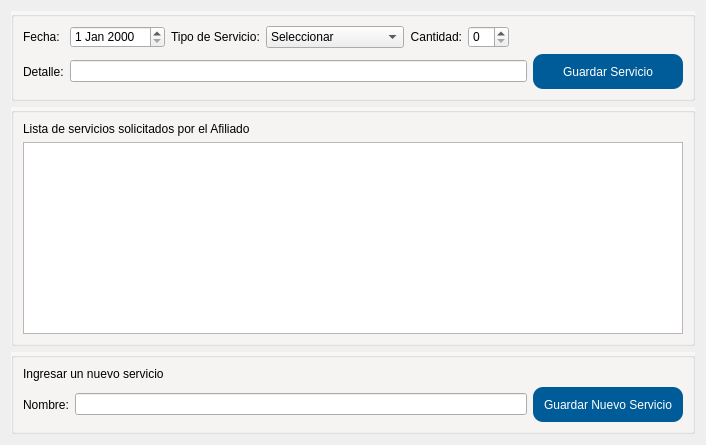
     <widget class="QWidget" name="tab_3">
      <attribute name="icon">
       <iconset>
        <normaloff>../iconos/folder_find.ico</normaloff>../iconos/folder_find.ico</iconset>
      </attribute>
      <attribute name="title">
       <string>Servicios solicitados</string>
      </attribute>
      <layout class="QGridLayout" name="gridLayout_5">
       <item row="4" column="0" colspan="2">
        <widget class="QGroupBox" name="groupBox_9">
         <property name="sizePolicy">
          <sizepolicy hsizetype="Preferred" vsizetype="Fixed">
           <horstretch>0</horstretch>
           <verstretch>0</verstretch>
          </sizepolicy>
         </property>
         <property name="styleSheet">
          <string notr="true">#groupBox_9{
background-color: #F8F7F6
}</string>
         </property>
         <property name="title">
          <string/>
         </property>
         <layout class="QGridLayout" name="gridLayout_14">
          <property name="bottomMargin">
           <number>9</number>
          </property>
          <item row="1" column="3">
           <widget class="QPushButton" name="btn_guardar_servicio">
            <property name="sizePolicy">
             <sizepolicy hsizetype="Preferred" vsizetype="Preferred">
              <horstretch>0</horstretch>
              <verstretch>0</verstretch>
             </sizepolicy>
            </property>
            <property name="minimumSize">
             <size>
              <width>150</width>
              <height>35</height>
             </size>
            </property>
            <property name="layoutDirection">
             <enum>Qt::LeftToRight</enum>
            </property>
            <property name="styleSheet">
             <string notr="true">#btn_guardar_servicio{
background-color:#005c99;
color: #FFFFFF;
border-radius: 10px;
}

#btn_guardar_servicio:hover{
background-color:#004d80;
color: #FFFFFF;
}</string>
            </property>
            <property name="text">
             <string>Guardar Nuevo Servicio</string>
            </property>
            <property name="icon">
             <iconset>
              <normaloff>../iconos/apply.ico</normaloff>../iconos/apply.ico</iconset>
            </property>
            <property name="iconSize">
             <size>
              <width>25</width>
              <height>25</height>
             </size>
            </property>
            <property name="autoDefault">
             <bool>true</bool>
            </property>
            <property name="default">
             <bool>false</bool>
            </property>
            <property name="flat">
             <bool>false</bool>
            </property>
           </widget>
          </item>
          <item row="1" column="2">
           <widget class="QLineEdit" name="serv_nombre">
            <property name="sizePolicy">
             <sizepolicy hsizetype="Expanding" vsizetype="Fixed">
              <horstretch>0</horstretch>
              <verstretch>0</verstretch>
             </sizepolicy>
            </property>
           </widget>
          </item>
          <item row="1" column="1">
           <widget class="QLabel" name="label_47">
            <property name="sizePolicy">
             <sizepolicy hsizetype="Fixed" vsizetype="Expanding">
              <horstretch>0</horstretch>
              <verstretch>0</verstretch>
             </sizepolicy>
            </property>
            <property name="styleSheet">
             <string notr="true"/>
            </property>
            <property name="frameShape">
             <enum>QFrame::NoFrame</enum>
            </property>
            <property name="frameShadow">
             <enum>QFrame::Plain</enum>
            </property>
            <property name="text">
             <string>Nombre:</string>
            </property>
           </widget>
          </item>
          <item row="0" column="1" colspan="2">
           <widget class="QLabel" name="label_77">
            <property name="text">
             <string>Ingresar un nuevo servicio</string>
            </property>
           </widget>
          </item>
         </layout>
        </widget>
       </item>
       <item row="2" column="0" colspan="2">
        <widget class="QGroupBox" name="groupBox_6">
         <property name="sizePolicy">
          <sizepolicy hsizetype="Preferred" vsizetype="Expanding">
           <horstretch>0</horstretch>
           <verstretch>0</verstretch>
          </sizepolicy>
         </property>
         <property name="styleSheet">
          <string notr="true">#groupBox_6{
background-color: #F8F7F6
}</string>
         </property>
         <property name="title">
          <string/>
         </property>
         <layout class="QGridLayout" name="gridLayout_10">
          <item row="0" column="0">
           <widget class="QLabel" name="label_38">
            <property name="text">
             <string>Lista de servicios solicitados por el Afiliado</string>
            </property>
           </widget>
          </item>
          <item row="1" column="0">
           <widget class="QTableView" name="tbl_servicios">
            <attribute name="horizontalHeaderVisible">
             <bool>false</bool>
            </attribute>
            <attribute name="horizontalHeaderStretchLastSection">
             <bool>true</bool>
            </attribute>
           </widget>
          </item>
         </layout>
        </widget>
       </item>
       <item row="0" column="0" colspan="2">
        <widget class="QGroupBox" name="groupBox_8">
         <property name="sizePolicy">
          <sizepolicy hsizetype="Preferred" vsizetype="Fixed">
           <horstretch>0</horstretch>
           <verstretch>0</verstretch>
          </sizepolicy>
         </property>
         <property name="styleSheet">
          <string notr="true">#groupBox_8{
background-color: #F8F7F6
}</string>
         </property>
         <property name="title">
          <string/>
         </property>
         <layout class="QGridLayout" name="gridLayout_7">
          <property name="bottomMargin">
           <number>9</number>
          </property>
          <item row="2" column="0">
           <widget class="QLabel" name="label_40">
            <property name="sizePolicy">
             <sizepolicy hsizetype="Fixed" vsizetype="Expanding">
              <horstretch>0</horstretch>
              <verstretch>0</verstretch>
             </sizepolicy>
            </property>
            <property name="styleSheet">
             <string notr="true">#label_34{
background-color:#5DADE2  ;
color: #FFFFFF ; 
}</string>
            </property>
            <property name="frameShape">
             <enum>QFrame::NoFrame</enum>
            </property>
            <property name="frameShadow">
             <enum>QFrame::Plain</enum>
            </property>
            <property name="text">
             <string>Detalle:</string>
            </property>
            <property name="alignment">
             <set>Qt::AlignLeading|Qt::AlignLeft|Qt::AlignVCenter</set>
            </property>
           </widget>
          </item>
          <item row="0" column="2">
           <widget class="QLabel" name="label_39">
            <property name="sizePolicy">
             <sizepolicy hsizetype="Fixed" vsizetype="Expanding">
              <horstretch>0</horstretch>
              <verstretch>0</verstretch>
             </sizepolicy>
            </property>
            <property name="styleSheet">
             <string notr="true"/>
            </property>
            <property name="frameShape">
             <enum>QFrame::NoFrame</enum>
            </property>
            <property name="frameShadow">
             <enum>QFrame::Plain</enum>
            </property>
            <property name="text">
             <string>Tipo de Servicio:</string>
            </property>
            <property name="alignment">
             <set>Qt::AlignLeading|Qt::AlignLeft|Qt::AlignVCenter</set>
            </property>
           </widget>
          </item>
          <item row="0" column="1">
           <widget class="QDateEdit" name="serv_fecha">
            <property name="sizePolicy">
             <sizepolicy hsizetype="Fixed" vsizetype="Fixed">
              <horstretch>0</horstretch>
              <verstretch>0</verstretch>
             </sizepolicy>
            </property>
           </widget>
          </item>
          <item row="0" column="0">
           <widget class="QLabel" name="label_43">
            <property name="sizePolicy">
             <sizepolicy hsizetype="Fixed" vsizetype="Fixed">
              <horstretch>0</horstretch>
              <verstretch>0</verstretch>
             </sizepolicy>
            </property>
            <property name="styleSheet">
             <string notr="true"/>
            </property>
            <property name="frameShape">
             <enum>QFrame::NoFrame</enum>
            </property>
            <property name="frameShadow">
             <enum>QFrame::Plain</enum>
            </property>
            <property name="text">
             <string>Fecha:</string>
            </property>
            <property name="alignment">
             <set>Qt::AlignLeading|Qt::AlignLeft|Qt::AlignVCenter</set>
            </property>
           </widget>
          </item>
          <item row="0" column="3">
           <widget class="QComboBox" name="serv_tipo">
            <property name="sizePolicy">
             <sizepolicy hsizetype="Expanding" vsizetype="Fixed">
              <horstretch>0</horstretch>
              <verstretch>0</verstretch>
             </sizepolicy>
            </property>
            <item>
             <property name="text">
              <string>Seleccionar</string>
             </property>
            </item>
            <item>
             <property name="text">
              <string>Ajuares</string>
             </property>
            </item>
            <item>
             <property name="text">
              <string>Caja Navideña</string>
             </property>
            </item>
            <item>
             <property name="text">
              <string>Guardapolvos</string>
             </property>
            </item>
            <item>
             <property name="text">
              <string>Lentes recetados</string>
             </property>
            </item>
            <item>
             <property name="text">
              <string>Mochilas</string>
             </property>
            </item>
            <item>
             <property name="text">
              <string>Piletas</string>
             </property>
            </item>
            <item>
             <property name="text">
              <string>Turismo Federación</string>
             </property>
            </item>
            <item>
             <property name="text">
              <string>Turismo Miramar</string>
             </property>
            </item>
           </widget>
          </item>
          <item row="0" column="4">
           <widget class="QLabel" name="label_44">
            <property name="sizePolicy">
             <sizepolicy hsizetype="Fixed" vsizetype="Expanding">
              <horstretch>0</horstretch>
              <verstretch>0</verstretch>
             </sizepolicy>
            </property>
            <property name="styleSheet">
             <string notr="true"/>
            </property>
            <property name="frameShape">
             <enum>QFrame::NoFrame</enum>
            </property>
            <property name="frameShadow">
             <enum>QFrame::Plain</enum>
            </property>
            <property name="text">
             <string>Cantidad:</string>
            </property>
            <property name="alignment">
             <set>Qt::AlignRight|Qt::AlignTrailing|Qt::AlignVCenter</set>
            </property>
           </widget>
          </item>
          <item row="0" column="5">
           <widget class="QSpinBox" name="serv_cantidad">
            <property name="sizePolicy">
             <sizepolicy hsizetype="Fixed" vsizetype="Fixed">
              <horstretch>0</horstretch>
              <verstretch>0</verstretch>
             </sizepolicy>
            </property>
           </widget>
          </item>
          <item row="2" column="1" colspan="8">
           <widget class="QLineEdit" name="serv_detalles">
            <property name="sizePolicy">
             <sizepolicy hsizetype="Expanding" vsizetype="Fixed">
              <horstretch>0</horstretch>
              <verstretch>0</verstretch>
             </sizepolicy>
            </property>
           </widget>
          </item>
          <item row="2" column="10">
           <widget class="QPushButton" name="btn_asociar_servicio">
            <property name="sizePolicy">
             <sizepolicy hsizetype="Fixed" vsizetype="Preferred">
              <horstretch>0</horstretch>
              <verstretch>0</verstretch>
             </sizepolicy>
            </property>
            <property name="minimumSize">
             <size>
              <width>150</width>
              <height>35</height>
             </size>
            </property>
            <property name="layoutDirection">
             <enum>Qt::LeftToRight</enum>
            </property>
            <property name="styleSheet">
             <string notr="true">#btn_asociar_servicio{
background-color:#005c99;
color: #FFFFFF;
border-radius: 10px;
}

#btn_asociar_servicio:hover{
background-color:#004d80;
color: #FFFFFF;
}</string>
            </property>
            <property name="text">
             <string>Guardar Servicio</string>
            </property>
            <property name="icon">
             <iconset>
              <normaloff>../iconos/apply.ico</normaloff>../iconos/apply.ico</iconset>
            </property>
            <property name="iconSize">
             <size>
              <width>25</width>
              <height>25</height>
             </size>
            </property>
            <property name="autoDefault">
             <bool>true</bool>
            </property>
            <property name="default">
             <bool>false</bool>
            </property>
            <property name="flat">
             <bool>false</bool>
            </property>
           </widget>
          </item>
         </layout>
        </widget>
       </item>
      </layout>
     </widget>
